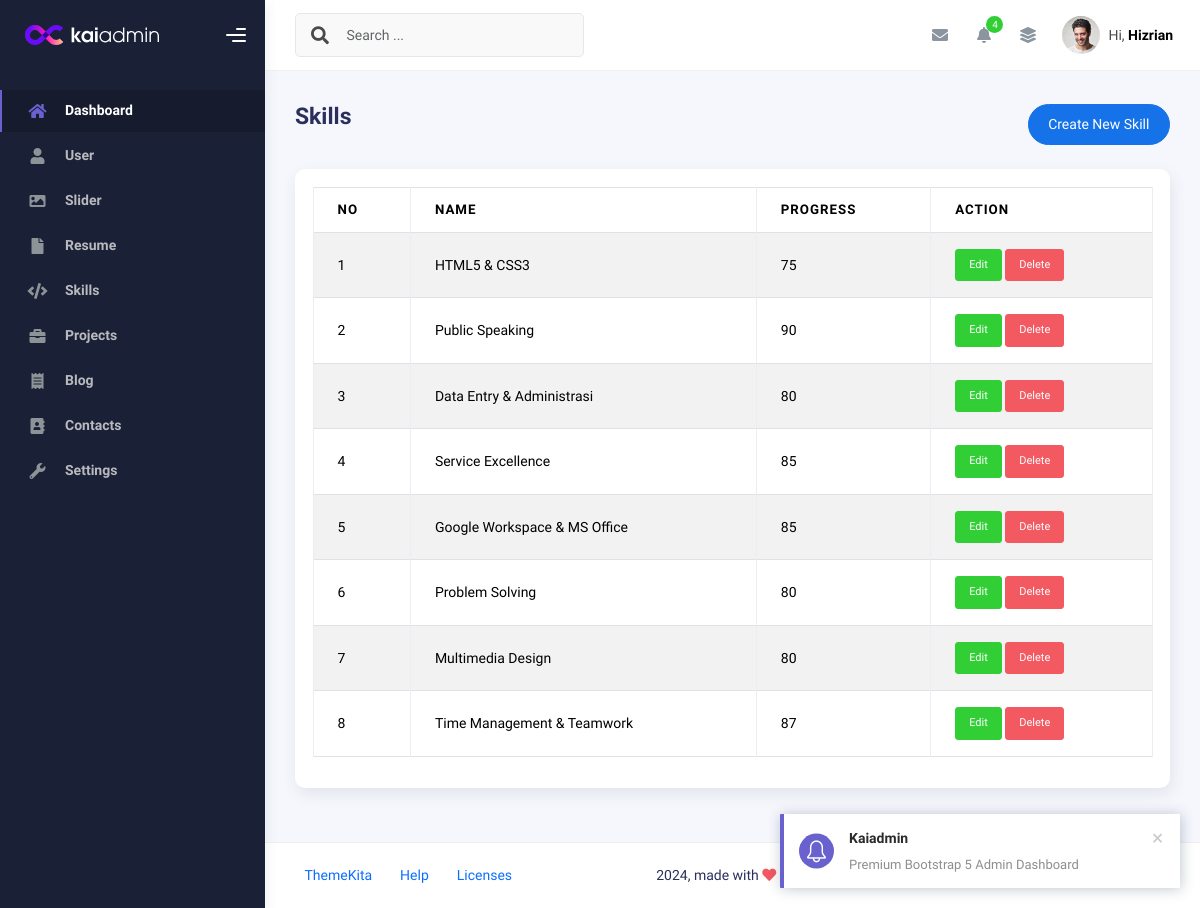
The page /admin/app.php?page=skills (signed in) on the database its author committed.
### tables this page shows
CREATE TABLE `skills` (
  `id` int(11) NOT NULL,
  `name` varchar(50) NOT NULL,
  `progress` int(3) NOT NULL,
  `created_at` timestamp NOT NULL DEFAULT current_timestamp(),
  `updated_at` timestamp NULL DEFAULT NULL ON UPDATE current_timestamp()
);

### admin/skills.php (the view, shortened to what this page needs)
<?php
$query = mysqli_query($conn, "SELECT * FROM skills ORDER BY id DESC");
$rows = mysqli_fetch_all($query, MYSQLI_ASSOC);
?>
<div class="d-flex align-items-left align-items-md-center flex-column flex-md-row pt-2 pb-4">
  <div>
    <h3 class="fw-bold mb-3">Skills</h3>
  </div>
  <div class="ms-md-auto py-2 py-md-0">
    <a href="app.php?page=create-skills" class="btn btn-primary btn-round">Create New Skill</a>
  </div>
</div>
<div class="row">
  <div class="col-sm-6 col-md-12">
    <div class="card">
      <div class="card-body">
        <table class="table table-bordered table-striped">
          <thead>
            <tr>
              <th>No</th>
              <th>Name</th>
              <th>Progress</th>
              <th>Action</th>
            </tr>
          </thead>
          <tbody>
            <?php foreach ($rows as $index => $row): ?>
              <tr>
                <td><?php echo $index += 1 ?></td>
                <td><?php echo $row['name'] ?></td>
                <td><?php echo $row['progress'] ?></td>
                <td>
                  <a class="btn btn-success btn-sm"
                    href="app.php?page=create-skills&edit=<?php echo $row['id'] ?>">Edit</a>
                  <a onclick="return confirm('Are you sure want to delete this data?')"
                    class="btn btn-danger btn-sm"
                    href="app.php?page=skills&delete=<?php echo $row['id'] ?>">Delete</a>
                </td>
              </tr>
            <?php endforeach ?>
          </tbody>
        </table>
      </div>
    </div>
  </div>
</div>

### rows shown on the page
skills: index "1", name "HTML5 & CSS3", progress "75"
skills: index "2", name "Public Speaking", progress "90"
skills: index "3", name "Data Entry & Administrasi", progress "80"
skills: index "4", name "Service Excellence", progress "85"
skills: index "5", name "Google Workspace & MS Office", progress "85"
skills: index "6", name "Problem Solving", progress "80"
skills: index "7", name "Multimedia Design", progress "80"
skills: index "8", name "Time Management & Teamwork", progress "87"
